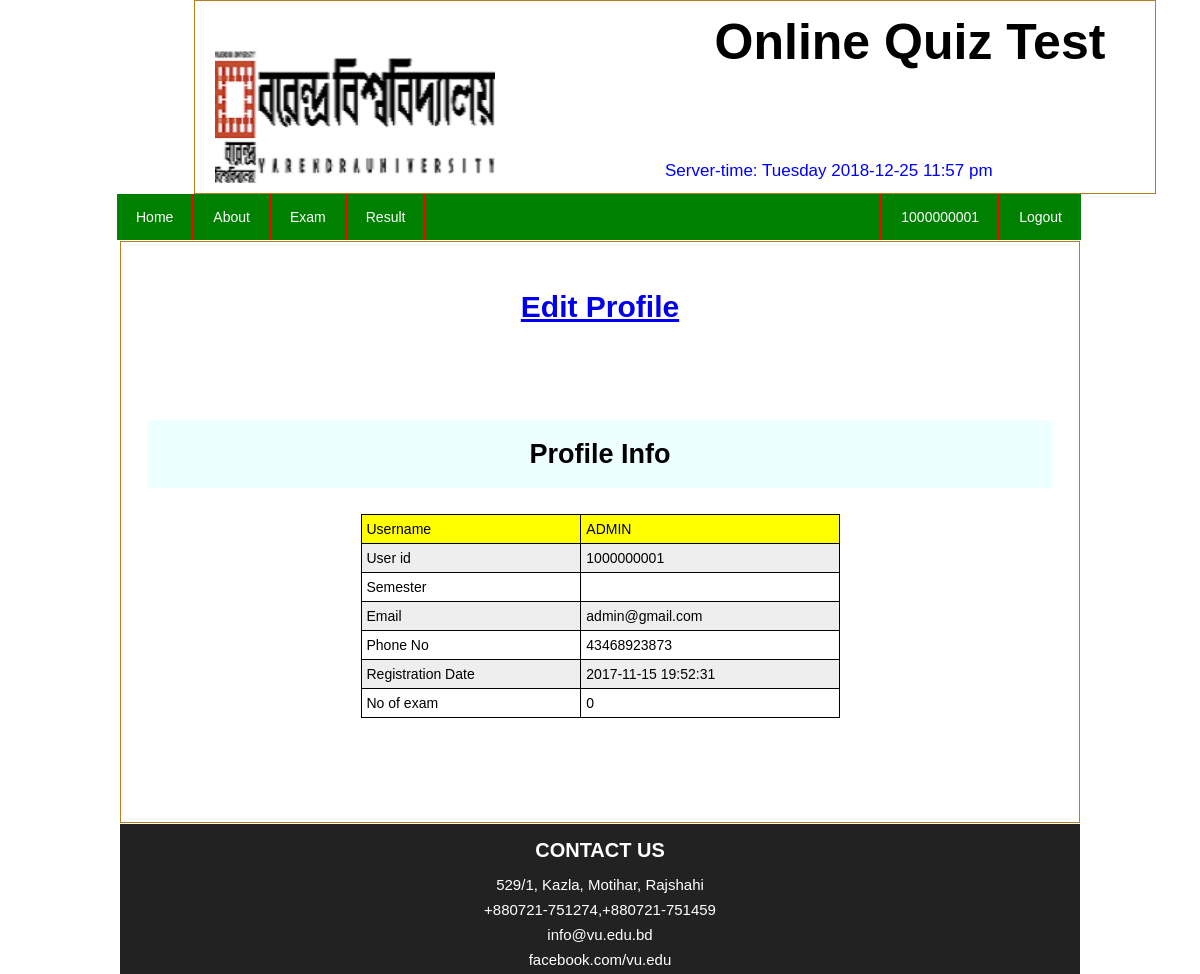
The page /info.php (signed in) on the database its author committed.
### tables this page shows
CREATE TABLE IF NOT EXISTS `users` (
  `username` tinytext,
  `id` tinytext NOT NULL,
  `password` tinytext NOT NULL,
  `semester` tinytext NOT NULL,
  `email` tinytext NOT NULL,
  `phone` tinytext NOT NULL,
  `reg_date` timestamp NOT NULL DEFAULT CURRENT_TIMESTAMP ON UPDATE CURRENT_TIMESTAMP,
  `exam` int(11) NOT NULL,
  `correct` int(11) NOT NULL,
  `wrong` int(11) NOT NULL,
  `not_answered` int(11) NOT NULL
);

### info.php (the view, shortened to what this page needs)
<?php
	$id = $_SESSION['id'];
?>
<!DOCTYPE html>
<html>
	<head>
			<link rel="stylesheet" href="style.css">
			<link rel="stylesheet" href="table.css">
	</head>
	<body>
		<div class="headersection templete clear">
			<div class="logo">
				<img src="images/logo.png" alt="Logo"/>
				<h2> Online Quiz Test</h2>
				<p style="color:blue; margin: 170px 0px 0px 300px;">
					<?php
						echo "Server-time:  " .date("l");
						echo " " .date("Y-m-d h:i a");
					?>
				</p>
			</div>
		</div>
		<div class="navsection template clear">
			<ul>
				<li> <a href="home_after_login.php">Home</a> </li>
				<li> <a href="about_after_login.php">About</a> </li>
				<li> <a href="questions.php">Exam</a> </li>
				<li> <a href="profile.php">Result</a> </li>
				<li style="border-right:2px solid white;float:right"> <a href="logout.php">Logout</a> </li>
				<li style="border-left:2px solid red;border-right:2px solid red;float:right;"> <a href="info.php"><?php echo $id; ?> </a></li>
			</ul>
		</div>
		<div class="contentsection template clear">
			<div class = "profilesection template clear">
				<h1 style="text-align:center;margin-top:50px;"><a href="profile_edit_form.php">Edit Profile</a></h1>
		<?php
					$result = mysql_query("SELECT * FROM users where id = '{$id}'");
					$row = mysql_fetch_array($result);
			?>
					<h2 style = "background-color:#eff; color:black; text-align:center;">Profile Info</h2>
					<table class="center1">
						<tr >
							<td id="td01">Username</td>
							<td id="td01"><?php echo $row['username']; ?></td>
						</tr>
						<tr>
							<td>User id</td>
							<td><?php echo $row['id']; ?></td>
						</tr>
						<tr>
							<td>Semester</td>
							<td><?php echo $row['semester']; ?></td>
						</tr>
						<tr>
							<td>Email</td>
							<td><?php echo $row['email']; ?></td>
						</tr>
						<tr>
							<td>Phone No</td>
							<td><?php echo $row['phone']; ?></td>
						</tr>
						<tr>
							<td>Registration Date</td>
							<td><?php echo $row['reg_date']; ?></td>
						</tr>
						<tr>
							<td>No of exam</td>
							<td><?php echo $row['exam']; ?></td>
						</tr>
					</table>
			</div>
		</div>
		<div class="footersection template clear">
			<h2>CONTACT US</h2>
			<p> 529/1, Kazla, Motihar, Rajshahi </p>
			<p> +880721-751274,+880721-751459 </p>
			<p> info@vu.edu.bd </p>
			<p>facebook.com/vu.edu </p>
		</div>
	</body>
</html>

### style.css (style rules this page uses)
body { color: #000; font-family: arial; font-size: 14px; line-height: 18px; }
.template { width:960px;margin:0 auto; }
.clear { overflow:hidden; }
h1 { text-align: center; font-size: 30px; padding: 6px; }
h2 { text-align: center; font-size: 25px; }
.headersection { background-image: url('images/logo.png') no-repeat !important; border: 1px solid #b7801c; color: #fff; width: 960px; margin-left: 194px; }
.logo { width:960px; }
.logo img { float:left; margin-right: 170px; padding-bottom: 10px; padding-left:20px; padding-top:10px; height: 140px; width:280px; }
.logo h2 { font-size: 50px; margin-bottom: -59px; margin-top: 32px; color: black; }
.logo p { font-size:17px; margin-right:5px; }
.navsection { background: #008000; width: 966px; }
.navsection ul { margin:0;padding:0;list-style:none; }
.navsection ul li { display: block;float: left;border-right: 2px solid red; }
.navsection ul li:last-child { border-right: 0px solid #FFFFFF; }
.navsection ul li a { color: #FFFFFF; display: block; text-align: center; text-decoration: none; padding: 14px 19px; }
.contentsection { background:#FFFFFF; }
.profilesection { border: 1px solid #b7801c; margin-top: 1px; width: 958px; margin-bottom: 1px; }
.profilesection h2 { font-size: 27px; margin: 26px; padding: 25px; }
.footersection { height: 150px; background: #222222; }
.footersection h2 { text-align: center; font-size: 20px; color: #fff; margin-top: 17px; margin-bottom: 10px; }
.footersection p { color: #fff; text-align: center; font-size: 15px; font-weight: sharp; padding-top: 7px; }

### table.css (style rules this page uses)
table, th, td { border: 1px solid black; border-collapse: collapse; }
th, td { padding: 5px; text-align: left; }
#td01 { background-color:yellow; }
table.center1 { background-color: #eee; margin-left: 25%; margin-right: 10%; width: 50%; margin-bottom: 50px; }
table.center1 tr:nth-child(even) { background-color: #eee; }
table.center1 tr:nth-child(odd) { background-color:#fff; }

### rows shown on the page
users: username "ADMIN", id "1000000001", email "admin@gmail.com", phone "43468923873", reg_date "2017-11-15 19:52:31", exam "0"

### other values the page prints
$id "1000000001"
